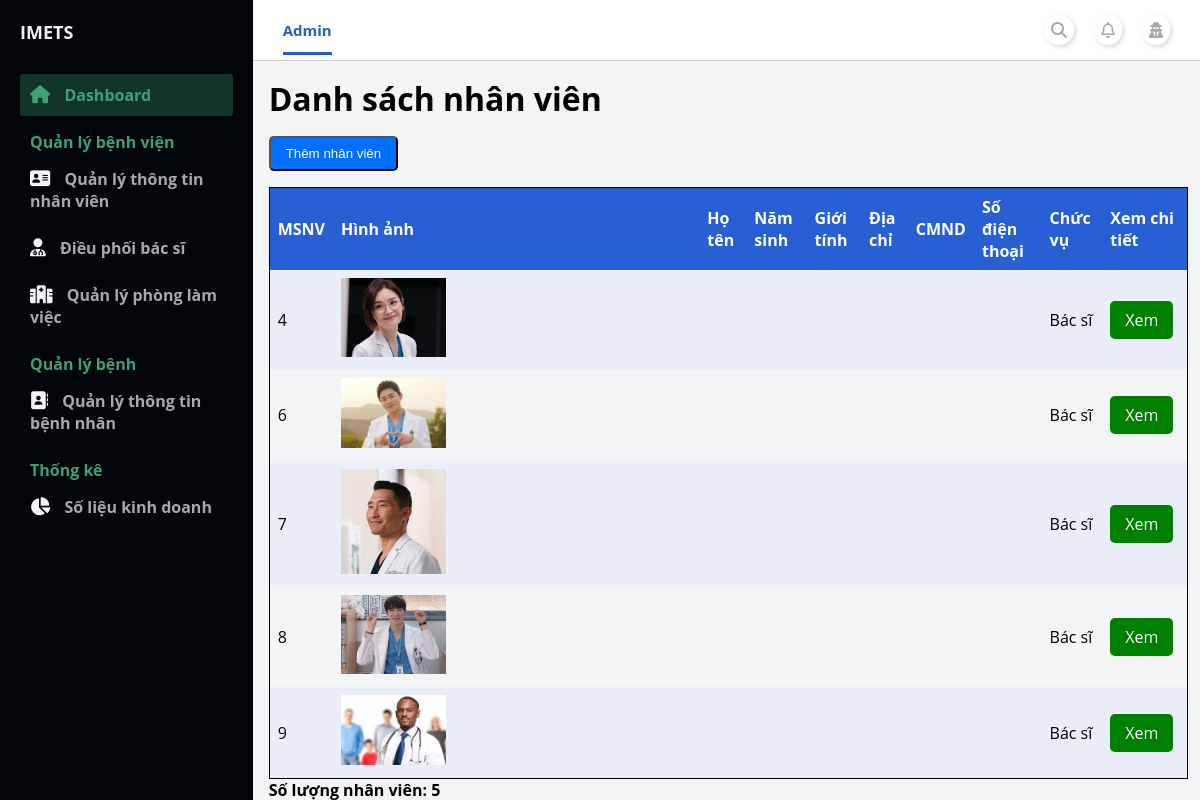
Screenshot of /admin/index.php?page_layout=staff_management (signed in) with the database file from the repository.
### tables this page shows
CREATE TABLE `staff` (
  `ID_Staff` int(11) NOT NULL,
  `Name_Staff` varchar(100) NOT NULL,
  `DOB_Staff` date NOT NULL,
  `Sex_Staff` varchar(10) NOT NULL,
  `Address_Staff` varchar(200) NOT NULL,
  `CMND_Staff` varchar(15) NOT NULL,
  `PhoneNumber_Staff` varchar(25) NOT NULL,
  `Position` varchar(50) NOT NULL,
  `ID_Dept` int(11) NOT NULL,
  `DateStartWork` date NOT NULL,
  `VoteRate` double NOT NULL DEFAULT 0,
  `UserName` varchar(100) NOT NULL,
  `Password` varchar(100) NOT NULL
);

CREATE TABLE `img_staff` (
  `ID_ImgStaff` int(11) NOT NULL,
  `ID_Staff` int(11) DEFAULT NULL,
  `imgName` varchar(100) DEFAULT NULL
);

### admin/modules_admin/staff_management/list_staffManagement.php (the view, shortened to what this page needs)
<main>
    <div class="container-table">
        <div class="table-header">
            <h1>Danh sách nhân viên</h1>
        </div>
        <div class="table-body">
            <button type="button" class="btn_add">Thêm nhân viên</button>
            <table class="table">
                <thead class="thead-dark">
                    <tr>
                        <th>MSNV</th>
                        <th>Hình ảnh</th>
                        <th>Họ tên</th>
                        <th>Năm sinh</th>
                        <th>Giới tính</th>
                        <th>Địa chỉ</th>
                        <th>CMND</th>
                        <th>Số điện thoại</th>
                        <th>Chức vụ</th>
                        <th>Xem chi tiết</th>
                    </tr>
                </thead>
                <tbody>
                    <tr>
                        <?php
                            include './../config.php';
                            $sql = "SELECT *
                                FROM staff  JOIN dept ON dept.ID_Dept=staff.ID_Dept
                                JOIN img_staff ON staff.ID_Staff=img_staff.ID_Staff
                                WHERE staff.Position != 'Admin'
                                GROUP BY staff.ID_Staff
                                ORDER BY staff.ID_Staff ASC";
                            $count_nhanvien=0;
                            $query = mysqli_query($conn, $sql);
                            while($rows = mysqli_fetch_array($query)){ ?>
                            <tr>
                                <td><?php echo $rows["ID_Staff"] ?></td>
                                <td><img src="./../img/staff/<?php echo $rows["imgName"] ?>" style="width: 30%"></td>
                                <td><?php echo $rows["Name"] ?></td>
                                <td><?php echo $rows["DOB"] ?></td>
                                <td><?php echo $rows["Sex"] ?></td>
                                <td><?php echo $rows["Address"] ?></td>
                                <td><?php echo $rows["CMND"] ?></td>
                                <td><?php echo $rows["PhoneNumber"] ?></td>
                                <td><?php echo $rows["Position"] ?></td>
                                <?php $count_nhanvien++ ?>
                                <td>
                                    <a
                                    href="./index.php?page_layout=staff_detail&id= <?php echo $rows['ID_Staff'] ?>"
                                    style="background-color: green;color: white;padding: 8px 15px;text-align: center;text-decoration: none;display: inline-block;border-radius: 5px;">
                                        Xem
                                    </a>
                                </td>
                            </tr>
                        <?php } ?>
                    </tr>
            </table>
            <p><b><?php echo 'Số lượng nhân viên: '. $count_nhanvien ?></b></p>
        </div>
    </div>
</main>

### admin/modules_admin/style/index_admin.css (style rules this page uses)
:root { --white: #ffffff; --lightblue:#E9EEF9; --blue:#295FD5; --blacktext:#3B3B3B; --red: #E85253; --box-shadow:.5rem .5rem 0 rgba(22, 86, 160, 0.2); --text-shadow:.4rem .4rem 0 rgba(0, 0, 0, .2); --border:.2rem solid var(--blue); }
* { margin: 0; padding: 0; }
body { box-sizing: border-box; font-family: 'Open Sans', sans-serif; }

### admin/modules_admin/style/content_admin.css (style rules this page uses)
main { background: #f3f4f6; grid-area: main; overflow-y: auto; }

### admin/modules_admin/style/staff_management.css (style rules this page uses)
.container-table { width: 97%; margin: 1rem 1rem 0 1rem; }
.table { border-collapse: collapse; width: 100%; margin-top: 1rem; border: 1px solid rgb(0, 0, 0); }
.thead-dark { background-color: var(--blue); color: var(--white); }
th, td { text-align: left; padding: 0.5rem; }
tr:nth-child(even) { background-color: var(--lightblue); }
.btn_add { margin-top: 1rem; }
.btn_add { background-color: rgb(0, 110, 255); color: white; padding: 8px 15px; text-align: center; text-decoration: none; display: inline-block; border-radius: 5px; cursor: pointer; }

### rows the page displays
staff: img_staff.ID_Staff "4", img_staff.imgName (picture), Position "Bác sĩ"
staff: img_staff.ID_Staff "6", img_staff.imgName (picture), Position "Bác sĩ"
staff: img_staff.ID_Staff "7", img_staff.imgName (picture), Position "Bác sĩ"
staff: img_staff.ID_Staff "8", img_staff.imgName (picture), Position "Bác sĩ"
staff: img_staff.ID_Staff "9", img_staff.imgName (picture), Position "Bác sĩ"

### other values shown
$count_nhanvien "5"
